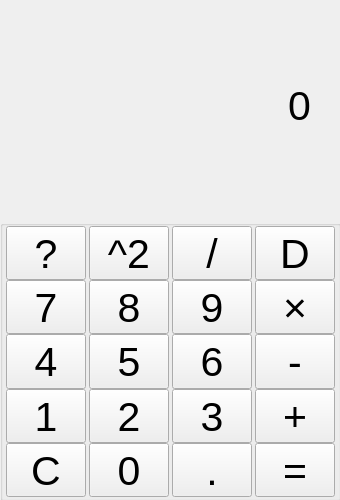
<?xml version="1.0" encoding="UTF-8"?>
<ui version="4.0">
 <class>Widget</class>
 <widget class="QWidget" name="Widget">
  <property name="geometry">
   <rect>
    <x>0</x>
    <y>0</y>
    <width>340</width>
    <height>500</height>
   </rect>
  </property>
  <property name="sizePolicy">
   <sizepolicy hsizetype="Preferred" vsizetype="Preferred">
    <horstretch>0</horstretch>
    <verstretch>0</verstretch>
   </sizepolicy>
  </property>
  <property name="minimumSize">
   <size>
    <width>340</width>
    <height>500</height>
   </size>
  </property>
  <property name="maximumSize">
   <size>
    <width>340</width>
    <height>500</height>
   </size>
  </property>
  <property name="windowTitle">
   <string>Widget</string>
  </property>
  <widget class="QGroupBox" name="groupBox">
   <property name="enabled">
    <bool>true</bool>
   </property>
   <property name="geometry">
    <rect>
     <x>0</x>
     <y>220</y>
     <width>341</width>
     <height>281</height>
    </rect>
   </property>
   <property name="sizePolicy">
    <sizepolicy hsizetype="Fixed" vsizetype="Fixed">
     <horstretch>0</horstretch>
     <verstretch>0</verstretch>
    </sizepolicy>
   </property>
   <property name="baseSize">
    <size>
     <width>0</width>
     <height>0</height>
    </size>
   </property>
   <property name="font">
    <font>
     <pointsize>31</pointsize>
    </font>
   </property>
   <property name="title">
    <string/>
   </property>
   <property name="alignment">
    <set>Qt::AlignmentFlag::AlignCenter</set>
   </property>
   <property name="flat">
    <bool>false</bool>
   </property>
   <property name="checkable">
    <bool>false</bool>
   </property>
   <layout class="QGridLayout" name="gridLayout">
    <property name="leftMargin">
     <number>0</number>
    </property>
    <property name="topMargin">
     <number>0</number>
    </property>
    <property name="rightMargin">
     <number>0</number>
    </property>
    <property name="bottomMargin">
     <number>0</number>
    </property>
    <property name="spacing">
     <number>0</number>
    </property>
    <item row="8" column="1">
     <widget class="QPushButton" name="num_2">
      <property name="sizePolicy">
       <sizepolicy hsizetype="Fixed" vsizetype="Fixed">
        <horstretch>0</horstretch>
        <verstretch>10</verstretch>
       </sizepolicy>
      </property>
      <property name="text">
       <string>2</string>
      </property>
     </widget>
    </item>
    <item row="9" column="3">
     <widget class="QPushButton" name="symEqual">
      <property name="sizePolicy">
       <sizepolicy hsizetype="Fixed" vsizetype="Fixed">
        <horstretch>0</horstretch>
        <verstretch>10</verstretch>
       </sizepolicy>
      </property>
      <property name="text">
       <string>=</string>
      </property>
     </widget>
    </item>
    <item row="9" column="1">
     <widget class="QPushButton" name="num_0">
      <property name="sizePolicy">
       <sizepolicy hsizetype="Fixed" vsizetype="Fixed">
        <horstretch>0</horstretch>
        <verstretch>10</verstretch>
       </sizepolicy>
      </property>
      <property name="text">
       <string>0</string>
      </property>
     </widget>
    </item>
    <item row="6" column="2">
     <widget class="QPushButton" name="num_9">
      <property name="sizePolicy">
       <sizepolicy hsizetype="Fixed" vsizetype="Fixed">
        <horstretch>0</horstretch>
        <verstretch>10</verstretch>
       </sizepolicy>
      </property>
      <property name="text">
       <string>9</string>
      </property>
     </widget>
    </item>
    <item row="7" column="1">
     <widget class="QPushButton" name="num_5">
      <property name="sizePolicy">
       <sizepolicy hsizetype="Fixed" vsizetype="Fixed">
        <horstretch>0</horstretch>
        <verstretch>10</verstretch>
       </sizepolicy>
      </property>
      <property name="text">
       <string>5</string>
      </property>
     </widget>
    </item>
    <item row="6" column="3">
     <widget class="QPushButton" name="symMul">
      <property name="sizePolicy">
       <sizepolicy hsizetype="Fixed" vsizetype="Fixed">
        <horstretch>0</horstretch>
        <verstretch>10</verstretch>
       </sizepolicy>
      </property>
      <property name="text">
       <string>×</string>
      </property>
     </widget>
    </item>
    <item row="9" column="0">
     <widget class="QPushButton" name="symClear">
      <property name="sizePolicy">
       <sizepolicy hsizetype="Fixed" vsizetype="Fixed">
        <horstretch>0</horstretch>
        <verstretch>10</verstretch>
       </sizepolicy>
      </property>
      <property name="text">
       <string>C</string>
      </property>
     </widget>
    </item>
    <item row="6" column="1">
     <widget class="QPushButton" name="num_8">
      <property name="sizePolicy">
       <sizepolicy hsizetype="Fixed" vsizetype="Fixed">
        <horstretch>0</horstretch>
        <verstretch>10</verstretch>
       </sizepolicy>
      </property>
      <property name="text">
       <string>8</string>
      </property>
     </widget>
    </item>
    <item row="8" column="0">
     <widget class="QPushButton" name="num_1">
      <property name="sizePolicy">
       <sizepolicy hsizetype="Fixed" vsizetype="Fixed">
        <horstretch>0</horstretch>
        <verstretch>10</verstretch>
       </sizepolicy>
      </property>
      <property name="text">
       <string>1</string>
      </property>
     </widget>
    </item>
    <item row="7" column="3">
     <widget class="QPushButton" name="symMinus">
      <property name="sizePolicy">
       <sizepolicy hsizetype="Fixed" vsizetype="Fixed">
        <horstretch>0</horstretch>
        <verstretch>10</verstretch>
       </sizepolicy>
      </property>
      <property name="text">
       <string>-</string>
      </property>
     </widget>
    </item>
    <item row="9" column="2">
     <widget class="QPushButton" name="symDot">
      <property name="sizePolicy">
       <sizepolicy hsizetype="Fixed" vsizetype="Fixed">
        <horstretch>0</horstretch>
        <verstretch>10</verstretch>
       </sizepolicy>
      </property>
      <property name="text">
       <string>.</string>
      </property>
     </widget>
    </item>
    <item row="8" column="2">
     <widget class="QPushButton" name="num_3">
      <property name="sizePolicy">
       <sizepolicy hsizetype="Fixed" vsizetype="Fixed">
        <horstretch>0</horstretch>
        <verstretch>10</verstretch>
       </sizepolicy>
      </property>
      <property name="text">
       <string>3</string>
      </property>
     </widget>
    </item>
    <item row="7" column="0">
     <widget class="QPushButton" name="num_4">
      <property name="sizePolicy">
       <sizepolicy hsizetype="Fixed" vsizetype="Fixed">
        <horstretch>0</horstretch>
        <verstretch>10</verstretch>
       </sizepolicy>
      </property>
      <property name="text">
       <string>4</string>
      </property>
     </widget>
    </item>
    <item row="6" column="0">
     <widget class="QPushButton" name="num_7">
      <property name="enabled">
       <bool>true</bool>
      </property>
      <property name="sizePolicy">
       <sizepolicy hsizetype="Fixed" vsizetype="Fixed">
        <horstretch>0</horstretch>
        <verstretch>10</verstretch>
       </sizepolicy>
      </property>
      <property name="minimumSize">
       <size>
        <width>0</width>
        <height>0</height>
       </size>
      </property>
      <property name="baseSize">
       <size>
        <width>0</width>
        <height>0</height>
       </size>
      </property>
      <property name="text">
       <string>7</string>
      </property>
     </widget>
    </item>
    <item row="8" column="3">
     <widget class="QPushButton" name="symPlus">
      <property name="sizePolicy">
       <sizepolicy hsizetype="Fixed" vsizetype="Fixed">
        <horstretch>0</horstretch>
        <verstretch>10</verstretch>
       </sizepolicy>
      </property>
      <property name="text">
       <string>+</string>
      </property>
     </widget>
    </item>
    <item row="7" column="2">
     <widget class="QPushButton" name="num_6">
      <property name="sizePolicy">
       <sizepolicy hsizetype="Fixed" vsizetype="Fixed">
        <horstretch>0</horstretch>
        <verstretch>10</verstretch>
       </sizepolicy>
      </property>
      <property name="text">
       <string>6</string>
      </property>
     </widget>
    </item>
    <item row="4" column="2">
     <widget class="QPushButton" name="symDiv">
      <property name="sizePolicy">
       <sizepolicy hsizetype="Fixed" vsizetype="Fixed">
        <horstretch>0</horstretch>
        <verstretch>10</verstretch>
       </sizepolicy>
      </property>
      <property name="text">
       <string>/</string>
      </property>
     </widget>
    </item>
    <item row="4" column="3">
     <widget class="QPushButton" name="symDel">
      <property name="sizePolicy">
       <sizepolicy hsizetype="Fixed" vsizetype="Fixed">
        <horstretch>0</horstretch>
        <verstretch>10</verstretch>
       </sizepolicy>
      </property>
      <property name="text">
       <string>D</string>
      </property>
     </widget>
    </item>
    <item row="4" column="1">
     <widget class="QPushButton" name="num_10">
      <property name="sizePolicy">
       <sizepolicy hsizetype="Fixed" vsizetype="Fixed">
        <horstretch>0</horstretch>
        <verstretch>10</verstretch>
       </sizepolicy>
      </property>
      <property name="text">
       <string>^2</string>
      </property>
     </widget>
    </item>
    <item row="4" column="0">
     <widget class="QPushButton" name="num_12">
      <property name="enabled">
       <bool>true</bool>
      </property>
      <property name="sizePolicy">
       <sizepolicy hsizetype="Fixed" vsizetype="Fixed">
        <horstretch>0</horstretch>
        <verstretch>10</verstretch>
       </sizepolicy>
      </property>
      <property name="minimumSize">
       <size>
        <width>0</width>
        <height>0</height>
       </size>
      </property>
      <property name="baseSize">
       <size>
        <width>0</width>
        <height>0</height>
       </size>
      </property>
      <property name="text">
       <string>?</string>
      </property>
     </widget>
    </item>
   </layout>
  </widget>
  <widget class="QLabel" name="label_calculate">
   <property name="geometry">
    <rect>
     <x>20</x>
     <y>30</y>
     <width>291</width>
     <height>151</height>
    </rect>
   </property>
   <property name="font">
    <font>
     <pointsize>31</pointsize>
    </font>
   </property>
   <property name="text">
    <string>0</string>
   </property>
   <property name="textFormat">
    <enum>Qt::TextFormat::AutoText</enum>
   </property>
   <property name="alignment">
    <set>Qt::AlignmentFlag::AlignRight|Qt::AlignmentFlag::AlignTrailing|Qt::AlignmentFlag::AlignVCenter</set>
   </property>
  </widget>
 </widget>
 <resources/>
 <connections/>
</ui>
